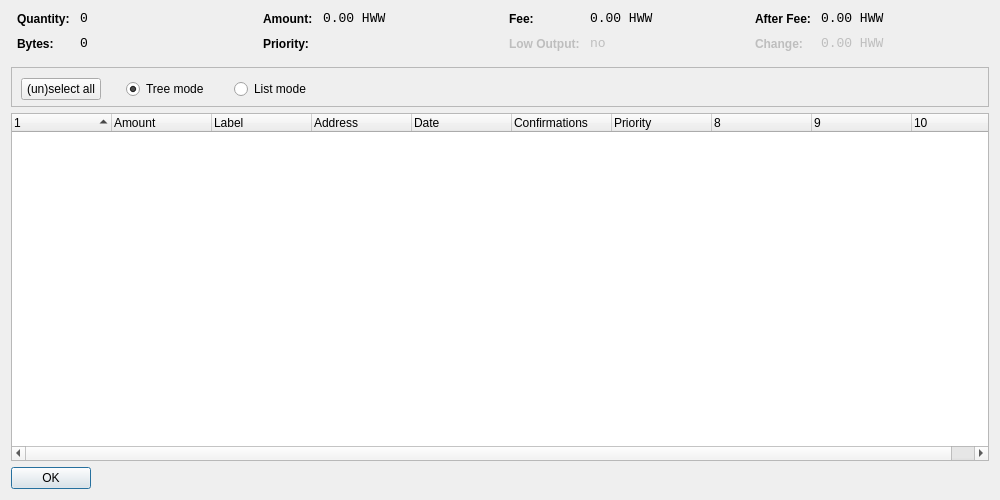
<?xml version="1.0" encoding="UTF-8"?>
<ui version="4.0">
 <class>CoinControlDialog</class>
 <widget class="QDialog" name="CoinControlDialog">
  <property name="geometry">
   <rect>
    <x>0</x>
    <y>0</y>
    <width>1000</width>
    <height>500</height>
   </rect>
  </property>
  <property name="windowTitle">
   <string>Coin Control</string>
  </property>
  <layout class="QVBoxLayout" name="verticalLayout">
   <item>
    <layout class="QHBoxLayout" name="horizontalLayoutTop" stretch="0,0,0,0">
     <property name="topMargin">
      <number>0</number>
     </property>
     <property name="bottomMargin">
      <number>10</number>
     </property>
     <item>
      <layout class="QFormLayout" name="formLayoutCoinControl1">
       <property name="horizontalSpacing">
        <number>10</number>
       </property>
       <property name="verticalSpacing">
        <number>10</number>
       </property>
       <property name="leftMargin">
        <number>6</number>
       </property>
       <property name="rightMargin">
        <number>6</number>
       </property>
       <item row="0" column="0">
        <widget class="QLabel" name="labelCoinControlQuantityText">
         <property name="styleSheet">
          <string notr="true">font-weight:bold;</string>
         </property>
         <property name="text">
          <string>Quantity:</string>
         </property>
        </widget>
       </item>
       <item row="0" column="1">
        <widget class="QLabel" name="labelCoinControlQuantity">
         <property name="font">
          <font>
           <family>Monospace</family>
           <pointsize>10</pointsize>
          </font>
         </property>
         <property name="cursor">
          <cursorShape>IBeamCursor</cursorShape>
         </property>
         <property name="contextMenuPolicy">
          <enum>Qt::ActionsContextMenu</enum>
         </property>
         <property name="text">
          <string notr="true">0</string>
         </property>
         <property name="textInteractionFlags">
          <set>Qt::LinksAccessibleByMouse|Qt::TextSelectableByKeyboard|Qt::TextSelectableByMouse</set>
         </property>
        </widget>
       </item>
       <item row="1" column="0">
        <widget class="QLabel" name="labelCoinControlBytesText">
         <property name="styleSheet">
          <string notr="true">font-weight:bold;</string>
         </property>
         <property name="text">
          <string>Bytes:</string>
         </property>
        </widget>
       </item>
       <item row="1" column="1">
        <widget class="QLabel" name="labelCoinControlBytes">
         <property name="font">
          <font>
           <family>Monospace</family>
           <pointsize>10</pointsize>
          </font>
         </property>
         <property name="cursor">
          <cursorShape>IBeamCursor</cursorShape>
         </property>
         <property name="contextMenuPolicy">
          <enum>Qt::ActionsContextMenu</enum>
         </property>
         <property name="text">
          <string notr="true">0</string>
         </property>
         <property name="textInteractionFlags">
          <set>Qt::LinksAccessibleByMouse|Qt::TextSelectableByKeyboard|Qt::TextSelectableByMouse</set>
         </property>
        </widget>
       </item>
      </layout>
     </item>
     <item>
      <layout class="QFormLayout" name="formLayoutCoinControl2">
       <property name="horizontalSpacing">
        <number>10</number>
       </property>
       <property name="verticalSpacing">
        <number>10</number>
       </property>
       <property name="leftMargin">
        <number>6</number>
       </property>
       <property name="rightMargin">
        <number>6</number>
       </property>
       <item row="0" column="0">
        <widget class="QLabel" name="labelCoinControlAmountText">
         <property name="styleSheet">
          <string notr="true">font-weight:bold;</string>
         </property>
         <property name="text">
          <string>Amount:</string>
         </property>
        </widget>
       </item>
       <item row="0" column="1">
        <widget class="QLabel" name="labelCoinControlAmount">
         <property name="font">
          <font>
           <family>Monospace</family>
           <pointsize>10</pointsize>
          </font>
         </property>
         <property name="cursor">
          <cursorShape>IBeamCursor</cursorShape>
         </property>
         <property name="contextMenuPolicy">
          <enum>Qt::ActionsContextMenu</enum>
         </property>
         <property name="text">
          <string notr="true">0.00 HWW</string>
         </property>
         <property name="textInteractionFlags">
          <set>Qt::LinksAccessibleByMouse|Qt::TextSelectableByKeyboard|Qt::TextSelectableByMouse</set>
         </property>
        </widget>
       </item>
       <item row="1" column="0">
        <widget class="QLabel" name="labelCoinControlPriorityText">
         <property name="styleSheet">
          <string notr="true">font-weight:bold;</string>
         </property>
         <property name="text">
          <string>Priority:</string>
         </property>
        </widget>
       </item>
       <item row="1" column="1">
        <widget class="QLabel" name="labelCoinControlPriority">
         <property name="font">
          <font>
           <family>Monospace</family>
           <pointsize>10</pointsize>
          </font>
         </property>
         <property name="cursor">
          <cursorShape>IBeamCursor</cursorShape>
         </property>
         <property name="contextMenuPolicy">
          <enum>Qt::ActionsContextMenu</enum>
         </property>
         <property name="text">
          <string/>
         </property>
         <property name="textInteractionFlags">
          <set>Qt::LinksAccessibleByMouse|Qt::TextSelectableByKeyboard|Qt::TextSelectableByMouse</set>
         </property>
        </widget>
       </item>
      </layout>
     </item>
     <item>
      <layout class="QFormLayout" name="formLayoutCoinControl3">
       <property name="horizontalSpacing">
        <number>10</number>
       </property>
       <property name="verticalSpacing">
        <number>10</number>
       </property>
       <property name="leftMargin">
        <number>6</number>
       </property>
       <property name="rightMargin">
        <number>6</number>
       </property>
       <item row="0" column="0">
        <widget class="QLabel" name="labelCoinControlFeeText">
         <property name="styleSheet">
          <string notr="true">font-weight:bold;</string>
         </property>
         <property name="text">
          <string>Fee:</string>
         </property>
        </widget>
       </item>
       <item row="0" column="1">
        <widget class="QLabel" name="labelCoinControlFee">
         <property name="font">
          <font>
           <family>Monospace</family>
           <pointsize>10</pointsize>
          </font>
         </property>
         <property name="cursor">
          <cursorShape>IBeamCursor</cursorShape>
         </property>
         <property name="contextMenuPolicy">
          <enum>Qt::ActionsContextMenu</enum>
         </property>
         <property name="text">
          <string notr="true">0.00 HWW</string>
         </property>
         <property name="textInteractionFlags">
          <set>Qt::LinksAccessibleByMouse|Qt::TextSelectableByKeyboard|Qt::TextSelectableByMouse</set>
         </property>
        </widget>
       </item>
       <item row="1" column="0">
        <widget class="QLabel" name="labelCoinControlLowOutputText">
         <property name="enabled">
          <bool>false</bool>
         </property>
         <property name="styleSheet">
          <string notr="true">font-weight:bold;</string>
         </property>
         <property name="text">
          <string>Low Output:</string>
         </property>
        </widget>
       </item>
       <item row="1" column="1">
        <widget class="QLabel" name="labelCoinControlLowOutput">
         <property name="enabled">
          <bool>false</bool>
         </property>
         <property name="font">
          <font>
           <family>Monospace</family>
           <pointsize>10</pointsize>
          </font>
         </property>
         <property name="cursor">
          <cursorShape>IBeamCursor</cursorShape>
         </property>
         <property name="contextMenuPolicy">
          <enum>Qt::ActionsContextMenu</enum>
         </property>
         <property name="text">
          <string notr="true">no</string>
         </property>
         <property name="textInteractionFlags">
          <set>Qt::LinksAccessibleByMouse|Qt::TextSelectableByKeyboard|Qt::TextSelectableByMouse</set>
         </property>
        </widget>
       </item>
      </layout>
     </item>
     <item>
      <layout class="QFormLayout" name="formLayoutCoinControl4">
       <property name="horizontalSpacing">
        <number>10</number>
       </property>
       <property name="verticalSpacing">
        <number>10</number>
       </property>
       <property name="leftMargin">
        <number>6</number>
       </property>
       <property name="rightMargin">
        <number>6</number>
       </property>
       <item row="0" column="0">
        <widget class="QLabel" name="labelCoinControlAfterFeeText">
         <property name="styleSheet">
          <string notr="true">font-weight:bold;</string>
         </property>
         <property name="text">
          <string>After Fee:</string>
         </property>
        </widget>
       </item>
       <item row="0" column="1">
        <widget class="QLabel" name="labelCoinControlAfterFee">
         <property name="font">
          <font>
           <family>Monospace</family>
           <pointsize>10</pointsize>
          </font>
         </property>
         <property name="cursor">
          <cursorShape>IBeamCursor</cursorShape>
         </property>
         <property name="contextMenuPolicy">
          <enum>Qt::ActionsContextMenu</enum>
         </property>
         <property name="text">
          <string notr="true">0.00 HWW</string>
         </property>
         <property name="textInteractionFlags">
          <set>Qt::LinksAccessibleByMouse|Qt::TextSelectableByKeyboard|Qt::TextSelectableByMouse</set>
         </property>
        </widget>
       </item>
       <item row="1" column="0">
        <widget class="QLabel" name="labelCoinControlChangeText">
         <property name="enabled">
          <bool>false</bool>
         </property>
         <property name="styleSheet">
          <string notr="true">font-weight:bold;</string>
         </property>
         <property name="text">
          <string>Change:</string>
         </property>
        </widget>
       </item>
       <item row="1" column="1">
        <widget class="QLabel" name="labelCoinControlChange">
         <property name="enabled">
          <bool>false</bool>
         </property>
         <property name="font">
          <font>
           <family>Monospace</family>
           <pointsize>10</pointsize>
          </font>
         </property>
         <property name="cursor">
          <cursorShape>IBeamCursor</cursorShape>
         </property>
         <property name="contextMenuPolicy">
          <enum>Qt::ActionsContextMenu</enum>
         </property>
         <property name="text">
          <string notr="true">0.00 HWW</string>
         </property>
         <property name="textInteractionFlags">
          <set>Qt::LinksAccessibleByMouse|Qt::TextSelectableByKeyboard|Qt::TextSelectableByMouse</set>
         </property>
        </widget>
       </item>
      </layout>
     </item>
    </layout>
   </item>
   <item>
    <widget class="QFrame" name="frame">
     <property name="minimumSize">
      <size>
       <width>0</width>
       <height>40</height>
      </size>
     </property>
     <property name="frameShape">
      <enum>QFrame::StyledPanel</enum>
     </property>
     <property name="frameShadow">
      <enum>QFrame::Sunken</enum>
     </property>
     <property name="lineWidth">
      <number>1</number>
     </property>
     <widget class="QWidget" name="horizontalLayoutWidget">
      <property name="geometry">
       <rect>
        <x>10</x>
        <y>10</y>
        <width>781</width>
        <height>25</height>
       </rect>
      </property>
      <layout class="QHBoxLayout" name="horizontalLayoutPanel" stretch="0,0,0,0">
       <property name="spacing">
        <number>25</number>
       </property>
       <property name="topMargin">
        <number>0</number>
       </property>
       <property name="bottomMargin">
        <number>0</number>
       </property>
       <item>
        <widget class="QPushButton" name="pushButtonSelectAll">
         <property name="sizePolicy">
          <sizepolicy hsizetype="Maximum" vsizetype="Fixed">
           <horstretch>0</horstretch>
           <verstretch>0</verstretch>
          </sizepolicy>
         </property>
         <property name="text">
          <string>(un)select all</string>
         </property>
        </widget>
       </item>
       <item>
        <widget class="QRadioButton" name="radioTreeMode">
         <property name="sizePolicy">
          <sizepolicy hsizetype="Maximum" vsizetype="Fixed">
           <horstretch>0</horstretch>
           <verstretch>0</verstretch>
          </sizepolicy>
         </property>
         <property name="text">
          <string>Tree mode</string>
         </property>
         <property name="checked">
          <bool>true</bool>
         </property>
        </widget>
       </item>
       <item>
        <widget class="QRadioButton" name="radioListMode">
         <property name="sizePolicy">
          <sizepolicy hsizetype="Maximum" vsizetype="Fixed">
           <horstretch>0</horstretch>
           <verstretch>0</verstretch>
          </sizepolicy>
         </property>
         <property name="text">
          <string>List mode</string>
         </property>
        </widget>
       </item>
       <item>
        <spacer name="horizontalSpacer">
         <property name="orientation">
          <enum>Qt::Horizontal</enum>
         </property>
         <property name="sizeHint" stdset="0">
          <size>
           <width>40</width>
           <height>20</height>
          </size>
         </property>
        </spacer>
       </item>
      </layout>
     </widget>
    </widget>
   </item>
   <item>
    <widget class="CoinControlTreeWidget" name="treeWidget">
     <property name="contextMenuPolicy">
      <enum>Qt::CustomContextMenu</enum>
     </property>
     <property name="sortingEnabled">
      <bool>false</bool>
     </property>
     <property name="columnCount">
      <number>10</number>
     </property>
     <attribute name="headerShowSortIndicator" stdset="0">
      <bool>true</bool>
     </attribute>
     <attribute name="headerStretchLastSection">
      <bool>false</bool>
     </attribute>
     <column>
      <property name="text">
       <string/>
      </property>
     </column>
     <column>
      <property name="text">
       <string>Amount</string>
      </property>
     </column>
     <column>
      <property name="text">
       <string>Label</string>
      </property>
     </column>
     <column>
      <property name="text">
       <string>Address</string>
      </property>
     </column>
     <column>
      <property name="text">
       <string>Date</string>
      </property>
     </column>
     <column>
      <property name="text">
       <string>Confirmations</string>
      </property>
      <property name="toolTip">
       <string>Confirmed</string>
      </property>
     </column>
     <column>
      <property name="text">
       <string>Priority</string>
      </property>
     </column>
     <column>
      <property name="text">
       <string/>
      </property>
     </column>
     <column>
      <property name="text">
       <string/>
      </property>
     </column>
     <column>
      <property name="text">
       <string/>
      </property>
     </column>
    </widget>
   </item>
   <item>
    <widget class="QDialogButtonBox" name="buttonBox">
     <property name="sizePolicy">
      <sizepolicy hsizetype="Maximum" vsizetype="Fixed">
       <horstretch>0</horstretch>
       <verstretch>0</verstretch>
      </sizepolicy>
     </property>
     <property name="orientation">
      <enum>Qt::Horizontal</enum>
     </property>
     <property name="standardButtons">
      <set>QDialogButtonBox::Ok</set>
     </property>
    </widget>
   </item>
  </layout>
 </widget>
 <customwidgets>
  <customwidget>
   <class>CoinControlTreeWidget</class>
   <extends>QTreeWidget</extends>
   <header>coincontroltreewidget.h</header>
  </customwidget>
 </customwidgets>
 <resources/>
 <connections/>
</ui>
